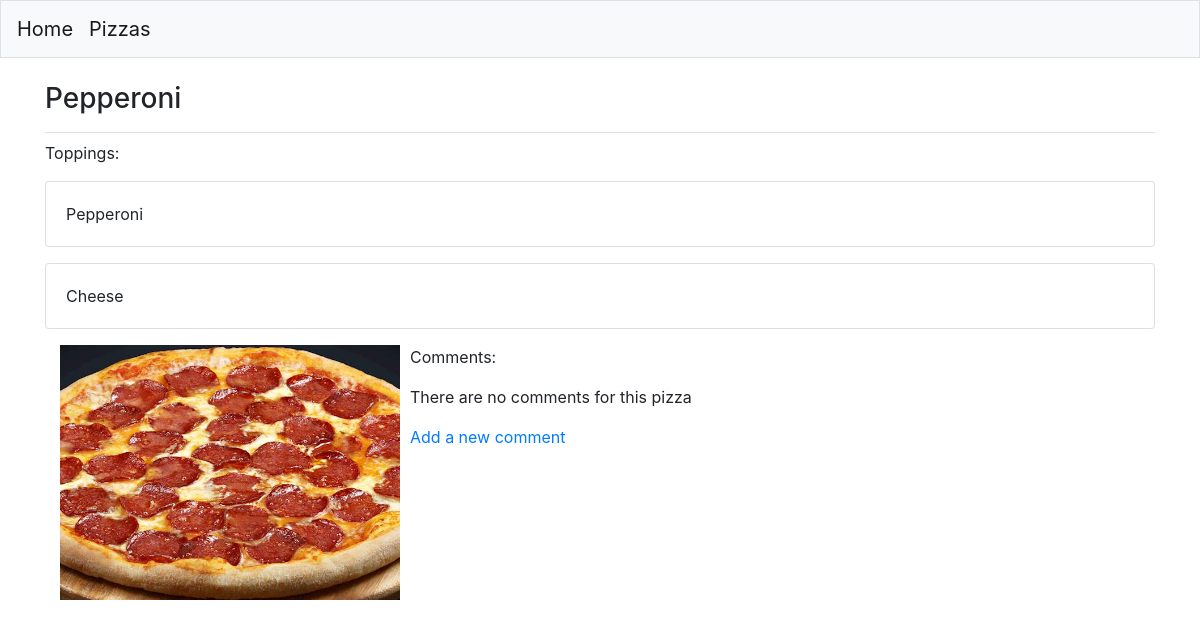
/pizzas/1/, run on the app's committed database.
### MainApp/models.py (models this page shows)
class Pizza(models.Model):
    name = models.CharField(max_length=100)
    def __str__(self):
        return self.name

class Topping(models.Model):
    pizza = models.ForeignKey(Pizza, on_delete=models.CASCADE)
    name = models.CharField(max_length=100)
    class Meta:
        verbose_name_plural = 'toppings'
    def __str__(self):
        return self.name

class Image(models.Model):
    pizza = models.ForeignKey(Pizza, on_delete=models.CASCADE)
    image = models.ImageField(upload_to='images/')

### MainApp/views.py (the view)
# urls.py: path('pizzas/<int:pizza_id>/', views.pizza, name='pizza' ),
def pizza(request, pizza_id):
    pizza = Pizza.objects.get(id=pizza_id)
    toppings = pizza.topping_set.all()
    comments = pizza.comment_set.all()
    if request.method == 'GET':
        image = pizza.image_set.all()
    context = {'pizza':pizza, 'toppings':toppings, 'comments':comments, 'image':image}
    return render(request, 'MainApp/pizza.html', context)

### MainApp/templates/mainapp/pizza.html
{% extends "MainApp/base.html" %}
{% block page_header %}
    <h3>{{ pizza }}</h3>
{% endblock page_header %}
{% block content %}
    <p>Toppings: </p>
    {% for t in toppings %}
        <div class="card mb-3">
            <div class="card-body">
                {{ t }}
            </div>
        </div>
    {% empty %}
        <p>There are no toppings for this pizza</p>
    {% endfor %}
    {% for i in image %}
        <div class="col-md-4">
                <img src="{{  i.image.url  }}" class="img-responsive" style="width: 100%; float: left; margin-right: 10px;" />
        </div>
    {% empty %}
        <p>There is no image for this pizza</p>
    {% endfor %}
    <p>Comments: </p>
    {% for c in comments %}
        <div class="card mb-3">
            <div class="card-body">
                {{ c|linebreaks }}
            </div>
        </div>
    {% empty %}
        <p>There are no comments for this pizza</p>
    {% endfor %}
    <p></p><a href="{% url 'MainApp:comment' pizza.id %}">Add a new comment</a></p>
{% endblock content %}

### data on the page
Pizza: name "Pepperoni"
Topping: name "Pepperoni"
Topping: name "Cheese"
Image: image (picture)
